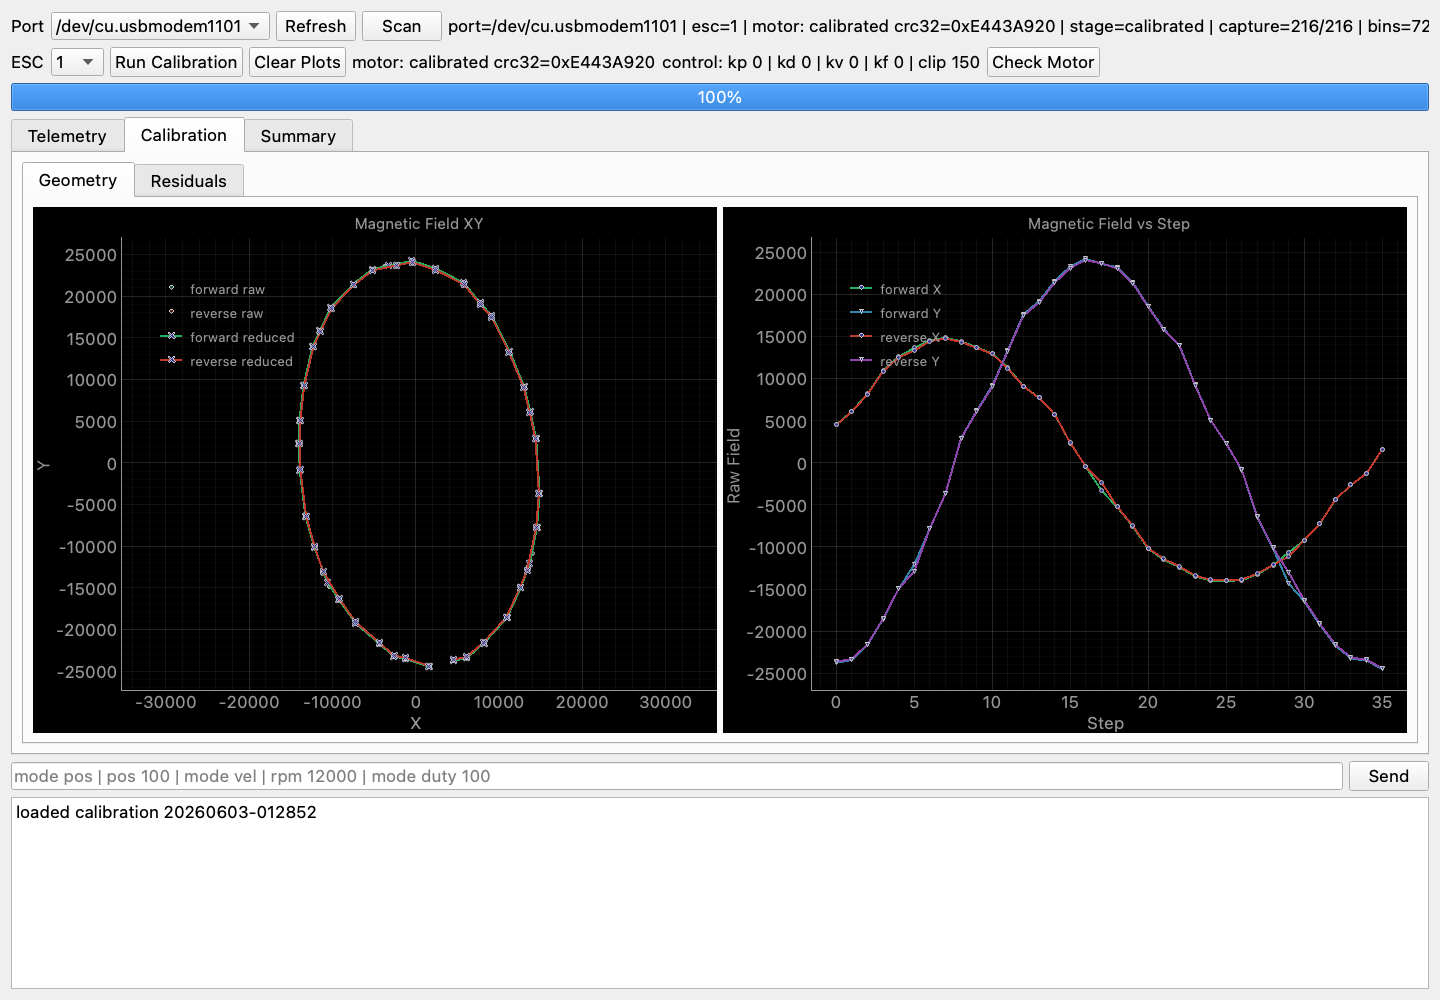

Write the Python code that produced this figure.
#!/usr/bin/env python3.11
from __future__ import annotations

import argparse
import csv
import dataclasses
import json
import math
import sys
import time
from collections import deque
from datetime import datetime
from glob import glob
from pathlib import Path
from typing import Any, Sequence

import numpy as np
import serial

try:
    from serial.tools import list_ports
except ImportError:
    list_ports = None

try:
    import pyqtgraph as pg
    import pyqtgraph.exporters
    from pyqtgraph.Qt import QtCore, QtWidgets
except ImportError as exc:
    raise SystemExit("Install pyqtgraph and a Qt binding.") from exc

TOOLS_DIR = Path(__file__).resolve().parent / "tools"
if str(TOOLS_DIR) not in sys.path:
    sys.path.insert(0, str(TOOLS_DIR))

from pennycal import (  # noqa: E402
    CAL_CAPTURE_TOTAL_POINTS,
    CAL_POINTS_PER_SWEEP,
    CAL_TOTAL_POINTS,
    DEFAULT_CHUNK_SIZE,
    CalibrationError,
    Control,
    EspBridge,
    Stm32Client,
    apply_affine_q20,
    capture_points,
    commit_calibration_blob,
    pseudo_index,
    reduce_capture_points,
    solve_capture,
)
from pnyproto import (  # noqa: E402
    RESULT_BAD_ARG,
    RESULT_BAD_STATE,
    RESULT_BUSY,
    RESULT_CRC,
    RESULT_FLASH,
    RESULT_NOT_CALIBRATED,
    RESULT_OK,
    RESULT_RANGE,
)

Signal = getattr(QtCore, "Signal", QtCore.pyqtSignal)

RESULTS_DIR = Path(__file__).resolve().parent / "penny-gui-sessions"
RAW_PLOT_WINDOW_S = 10.0
RAW_POLL_MS = 100
RAW_STATUS_TIMEOUT_S = 0.12
RAW_STATUS_ATTEMPTS = 1
TURN32_PER_REV = 65536.0
TURN32_TO_RAD = (2.0 * math.pi) / TURN32_PER_REV
RESULT_NAMES = {
    RESULT_OK: "ok",
    RESULT_BAD_STATE: "bad_state",
    RESULT_BAD_ARG: "bad_arg",
    RESULT_NOT_CALIBRATED: "not_calibrated",
    RESULT_BUSY: "busy",
    RESULT_RANGE: "range",
    RESULT_FLASH: "flash",
    RESULT_CRC: "crc",
}


def result_text(result: int) -> str:
    return RESULT_NAMES.get(int(result), f"unknown_{int(result)}")


def format_status(status) -> str:
    return (
        "result=%s(%d) mode=%d flags=0x%02X faults=0x%02X raw=(%d,%d,%d) angle_turn16=%d pos_turn32=%d vel_turn32_s=%d duty=%d mct_faults=%d"
        % (
            result_text(status.result),
            status.result,
            status.mode,
            status.flags,
            status.faults,
            status.x,
            status.y,
            status.z,
            status.angle_turn16,
            status.position_turn32,
            status.velocity_turn32_per_s,
            status.duty,
            status.mct_fault_count,
        )
    )


def calibration_progress_text(next_index: int, total_points: int) -> str:
    if total_points <= 0:
        return "capture"
    capped = max(0, min(next_index, total_points))
    per_dir = CAL_POINTS_PER_SWEEP * 3
    if capped < per_dir:
        direction = "forward"
        local = capped
    else:
        direction = "reverse"
        local = capped - per_dir
    rotation = min(3, (local // CAL_POINTS_PER_SWEEP) + 1)
    step = min(CAL_POINTS_PER_SWEEP, (local % CAL_POINTS_PER_SWEEP) + 1)
    return f"capture {direction} rot {rotation}/3 step {step}/{CAL_POINTS_PER_SWEEP} ({capped}/{total_points})"


def probe_error_text(exc: Exception) -> str:
    if isinstance(exc, serial.SerialException):
        return "motor: no serial port"
    text = str(exc).lower()
    if "no serial port" in text:
        return "motor: no serial port"
    if "bridge" in text:
        return "bridge: not recognized"
    if isinstance(exc, TimeoutError):
        return "motor: no ESC"
    return "motor: probe failed"


def serial_port_allowed(value: str, text: str = "") -> bool:
    combined = f"{value} {text}".lower()
    blocked = ("bluetooth", "debug", "incoming-port", "debug-console")
    return bool(value) and not any(token in combined for token in blocked)


def find_serial_port(pattern: str | None) -> str:
    if pattern:
        matches = [value for value in sorted(glob(pattern)) if serial_port_allowed(value)]
        return matches[0] if matches else (pattern if serial_port_allowed(pattern) else "")

    if list_ports is not None:
        ports = []
        for port_info in list_ports.comports():
            text = " ".join(
                [
                    port_info.device or "",
                    port_info.description or "",
                    port_info.manufacturer or "",
                    port_info.hwid or "",
                ]
            )
            if serial_port_allowed(port_info.device or "", text):
                ports.append(port_info)

        def score(port_info) -> tuple[int, str]:
            text = " ".join(
                [
                    port_info.device or "",
                    port_info.description or "",
                    port_info.manufacturer or "",
                    port_info.hwid or "",
                ]
            ).lower()
            value = 0
            if getattr(port_info, "vid", None) == 0x303A:
                value += 100
            if "esp32" in text or "espressif" in text:
                value += 80
            if "usbmodem" in text or "cdc" in text:
                value += 20
            return value, port_info.device or ""

        if ports:
            return sorted(ports, key=lambda item: (-score(item)[0], score(item)[1]))[0].device

    for port_pattern in ("/dev/cu.usbmodem*", "/dev/ttyACM*", "/dev/ttyUSB*"):
        matches = [value for value in sorted(glob(port_pattern)) if serial_port_allowed(value)]
        if matches:
            return matches[0]

    return ""


def list_serial_ports(preferred: str | None = None) -> list[str]:
    ports: list[str] = []
    seen: set[str] = set()

    def add_port(value: str) -> None:
        if serial_port_allowed(value) and value not in seen:
            seen.add(value)
            ports.append(value)

    if preferred:
        matches = sorted(glob(preferred)) if any(char in preferred for char in "*?[") else []
        if matches:
            for value in matches:
                add_port(value)
        elif Path(preferred).exists() and serial_port_allowed(preferred):
            add_port(preferred)

    if list_ports is not None:
        detected = list(list_ports.comports())

        def score(port_info) -> tuple[int, str]:
            text = " ".join(
                [
                    port_info.device or "",
                    port_info.description or "",
                    port_info.manufacturer or "",
                    port_info.hwid or "",
                ]
            ).lower()
            value = 0
            if getattr(port_info, "vid", None) == 0x303A:
                value += 100
            if "esp32" in text or "espressif" in text:
                value += 80
            if "usbmodem" in text or "cdc" in text:
                value += 20
            return value, port_info.device or ""

        for item in sorted(detected, key=lambda port_info: (-score(port_info)[0], score(port_info)[1])):
            text = " ".join(
                [
                    item.device or "",
                    item.description or "",
                    item.manufacturer or "",
                    item.hwid or "",
                ]
            )
            if serial_port_allowed(item.device or "", text):
                add_port(item.device or "")

    for port_pattern in ("/dev/cu.usbmodem*", "/dev/ttyACM*", "/dev/ttyUSB*"):
        for value in sorted(glob(port_pattern)):
            add_port(value)

    return ports


def port_available(port: str) -> bool:
    if not serial_port_allowed(port):
        return False
    if any(char in port for char in "*?["):
        return bool(glob(port))
    return Path(port).exists()


def clamp(value: int, low: int, high: int) -> int:
    return max(low, min(high, value))


def signed_turn16_error_deg(measured: int, target: float) -> float:
    delta = ((measured - target + 32768.0) % 65536.0) - 32768.0
    return float(delta) * 360.0 / 65536.0


def angle_from_xy(x: int, y: int, affine_q20: Sequence[int], angle_lut: Sequence[int]) -> int:
    xs = np.array([x], dtype=np.int64)
    ys = np.array([y], dtype=np.int64)
    u, v = apply_affine_q20(xs, ys, affine_q20)
    return int(angle_lut[pseudo_index(int(u[0]), int(v[0]))])


def to_serializable(value: Any) -> Any:
    if dataclasses.is_dataclass(value):
        return to_serializable(dataclasses.asdict(value))
    if isinstance(value, dict):
        return {str(key): to_serializable(item) for key, item in value.items()}
    if isinstance(value, list):
        return [to_serializable(item) for item in value]
    if isinstance(value, tuple):
        return [to_serializable(item) for item in value]
    if isinstance(value, Path):
        return str(value)
    if isinstance(value, np.generic):
        return value.item()
    return value


@dataclasses.dataclass
class StaticResult:
    raw_points: list[dict[str, Any]]
    reduced_points: list[dict[str, Any]]
    affine_q20: list[int] | None
    angle_lut: list[int] | None
    fit_max_error_deg: float | None
    sweep_delta_deg: float | None
    forward_angle_sign: int | None
    forward_sign_tests: list[dict[str, Any]] | None
    blob_crc32: int | None
    blob_size: int | None


@dataclasses.dataclass
class SessionData:
    mode: str
    port: str
    address: int
    export_dir: str
    started_at: str
    ended_at: str | None = None
    status: str = "not run"
    error: str | None = None
    static: StaticResult | None = None


@dataclasses.dataclass
class ScanResult:
    port: str
    found: list[int]
    status_text: str
    error: str | None = None


def capture_to_rows(points: Sequence[Any], total_per_dir: int | None = None) -> list[dict[str, Any]]:
    rows: list[dict[str, Any]] = []
    for point in sorted(points, key=lambda item: item.index):
        rows.append(
            {
                "index": int(point.index),
                "step_index": int(point.step_index),
                "sweep_dir": int(point.sweep_dir),
                "direction": "forward" if int(point.sweep_dir) == 0 else "reverse",
                "rotation": int(point.index // total_per_dir) if total_per_dir else "",
                "x": int(point.x),
                "y": int(point.y),
                "z": int(point.z),
                "xy_radius": int(point.xy_radius),
                "sample_spread": int(point.sample_spread),
                "duty": int(point.duty),
            }
        )
    return rows


def build_static_result(raw_points: Sequence[Any], reduced_points: Sequence[Any], solved) -> StaticResult:
    return StaticResult(
        raw_points=capture_to_rows(raw_points, CAL_POINTS_PER_SWEEP),
        reduced_points=capture_to_rows(reduced_points),
        affine_q20=[int(value) for value in solved.affine_q20],
        angle_lut=[int(value) for value in solved.angle_lut],
        fit_max_error_deg=float(solved.fit_max_error_deg),
        sweep_delta_deg=float(solved.sweep_delta_deg),
        forward_angle_sign=int(solved.forward_angle_sign),
        forward_sign_tests=None,
        blob_crc32=int(solved.blob_crc32),
        blob_size=len(solved.blob),
    )


def build_partial_static_result(raw_points: Sequence[Any], reduced_points: Sequence[Any]) -> StaticResult:
    return StaticResult(
        raw_points=capture_to_rows(raw_points, CAL_POINTS_PER_SWEEP),
        reduced_points=capture_to_rows(reduced_points),
        affine_q20=None,
        angle_lut=None,
        fit_max_error_deg=None,
        sweep_delta_deg=None,
        forward_angle_sign=None,
        forward_sign_tests=None,
        blob_crc32=None,
        blob_size=None,
    )


def session_from_metadata(path: Path) -> SessionData:
    with path.open(encoding="utf-8") as handle:
        data = json.load(handle)
    static_data = data["static"]
    static = StaticResult(
        raw_points=static_data["raw_points"],
        reduced_points=static_data["reduced_points"],
        affine_q20=static_data["affine_q20"],
        angle_lut=static_data["angle_lut"],
        fit_max_error_deg=static_data["fit_max_error_deg"],
        sweep_delta_deg=static_data["sweep_delta_deg"],
        forward_angle_sign=static_data["forward_angle_sign"],
        forward_sign_tests=static_data["forward_sign_tests"],
        blob_crc32=static_data["blob_crc32"],
        blob_size=static_data["blob_size"],
    )
    return SessionData(
        mode=data["mode"],
        port=data["port"],
        address=int(data["address"]),
        export_dir=data["export_dir"],
        started_at=data["started_at"],
        ended_at=data["ended_at"],
        status=data["status"],
        error=data["error"],
        static=static,
    )


def find_last_calibration() -> Path:
    if not RESULTS_DIR.exists():
        raise SystemExit(f"No penny-gui session directory found at {RESULTS_DIR}")
    for session_dir in sorted((path for path in RESULTS_DIR.iterdir() if path.is_dir()), reverse=True):
        metadata_path = session_dir / "run_metadata.json"
        if not metadata_path.exists():
            continue
        with metadata_path.open(encoding="utf-8") as handle:
            data = json.load(handle)
        static = data.get("static")
        if data.get("status") == "calibrated" and static and static.get("angle_lut"):
            return metadata_path
    raise SystemExit(f"No calibrated penny-gui session found in {RESULTS_DIR}")


class ScanWorker(QtCore.QThread):
    done = Signal(object)

    def __init__(self, port: str) -> None:
        super().__init__()
        self.port = port

    def run(self) -> None:
        if not self.port:
            self.done.emit(ScanResult(port="", found=[], status_text="motor: no serial port"))
            return

        found: list[int] = []
        try:
            with EspBridge(self.port) as bridge:
                bridge.enter_bridge("app")
                try:
                    client = Stm32Client(bridge.serial, address=0)
                    for address in range(16):
                        client.address = address
                        try:
                            client.get_status(timeout=RAW_STATUS_TIMEOUT_S, attempts=1)
                        except TimeoutError:
                            continue
                        found.append(address)
                finally:
                    bridge.exit_bridge()
        except Exception as exc:  # noqa: BLE001
            self.done.emit(ScanResult(port=self.port, found=[], status_text=probe_error_text(exc), error=str(exc)))
            return

        status_text = "motor: unknown" if found else "motor: no ESC"
        self.done.emit(ScanResult(port=self.port, found=found, status_text=status_text))


class TestWorker(QtCore.QThread):
    log = Signal(str)
    capture_status = Signal(int, int, int)
    capture_sample = Signal(int, int, int, int, int, int)
    upload = Signal(int, int)
    progress = Signal(int)
    session_ready = Signal(object)
    done = Signal(str)
    failed = Signal(str)

    def __init__(
        self,
        port: str,
        address: int,
        chunk_size: int,
    ) -> None:
        super().__init__()
        self.port = port
        self.address = address
        self.chunk_size = chunk_size

    def run(self) -> None:
        stamp = datetime.now().strftime("%Y%m%d-%H%M%S")
        export_dir = RESULTS_DIR / stamp
        session = SessionData(
            mode="static",
            port=self.port,
            address=self.address,
            export_dir=str(export_dir),
            started_at=datetime.now().isoformat(timespec="seconds"),
        )

        try:
            with EspBridge(self.port) as bridge:
                self.log.emit(f"open {self.port}")
                bridge.enter_bridge("app")
                self.log.emit("bridge app")
                try:
                    client = Stm32Client(bridge.serial, address=self.address)

                    self.progress.emit(1)
                    self.log.emit("brake motor")
                    status = client.brake()
                    if status.result != RESULT_OK:
                        raise CalibrationError(f"BRAKE failed with result {status.result}")
                    raw_points = capture_points(
                        client,
                        status_cb=self.on_capture_status,
                        sample_cb=self.on_capture_sample,
                    )
                    self.log.emit("average capture points")
                    reduced_points = reduce_capture_points(raw_points)
                    session.static = build_partial_static_result(raw_points, reduced_points)
                    self.log.emit("solve static map")
                    solved = solve_capture(reduced_points)
                    session.static = build_static_result(raw_points, reduced_points, solved)
                    self.log.emit(
                        "fit %.2f deg sweep %.2f deg crc32 0x%08X"
                        % (solved.fit_max_error_deg, solved.sweep_delta_deg, solved.blob_crc32)
                    )
                    self.log.emit("upload calibration")
                    info = commit_calibration_blob(client, solved, self.chunk_size, upload_cb=self.on_upload)
                    if session.static is not None:
                        session.static.blob_size = int(info.blob_size)
                        session.static.blob_crc32 = int(info.blob_crc32)
                    session.status = "calibrated"
                    self.progress.emit(80)
                    self.log.emit(
                        "calibrated crc32=0x%08X size=%d forward_sign=%+d"
                        % (info.blob_crc32, info.blob_size, solved.forward_angle_sign)
                    )
                finally:
                    bridge.exit_bridge()

            session.ended_at = datetime.now().isoformat(timespec="seconds")
            self.session_ready.emit(session)
            self.done.emit(session.status)
        except Exception as exc:  # noqa: BLE001
            session.error = str(exc)
            if session.status == "not run":
                session.status = "failed"
            session.ended_at = datetime.now().isoformat(timespec="seconds")
            self.session_ready.emit(session)
            self.failed.emit(str(exc))

    def on_capture_status(self, status) -> None:
        self.capture_status.emit(status.active, status.next_index, status.total_points)
        if status.total_points > 0:
            self.progress.emit((status.next_index * 60) // status.total_points)

    def on_capture_sample(self, _point_index: int, step_index: int, sweep_dir: int, status) -> None:
        self.capture_sample.emit(
            int(step_index),
            int(sweep_dir),
            int(status.x),
            int(status.y),
            int(status.z),
            int(status.faults),
        )

    def on_upload(self, done: int, total: int) -> None:
        self.upload.emit(done, total)
        if total > 0:
            self.progress.emit(60 + (done * 20) // total)


class Window:
    def __init__(self, port: str, address: int, chunk_size: int, auto: bool, session_path: Path) -> None:
        if not 0 <= address <= 0xF:
            raise SystemExit("ESC address must be 0-15")
        self.port = port
        self.address = address
        self.chunk_size = chunk_size
        self.auto = auto
        self.worker: TestWorker | None = None
        self.scan_worker: ScanWorker | None = None
        self.bridge: EspBridge | None = None
        self.client: Stm32Client | None = None
        self.control = Control()
        self.client_busy = False
        self.session: SessionData | None = None
        self.static_live_forward_x: list[int] = []
        self.static_live_forward_y: list[int] = []
        self.static_live_reverse_x: list[int] = []
        self.static_live_reverse_y: list[int] = []
        self.static_live_forward_step: list[int] = []
        self.static_live_reverse_step: list[int] = []
        self.raw_times: deque[float] = deque()
        self.raw_x_vals: deque[int] = deque()
        self.raw_y_vals: deque[int] = deque()
        self.raw_z_vals: deque[int] = deque()
        self.position_vals: deque[float] = deque()
        self.velocity_vals: deque[float] = deque()
        self.raw_start_time: float | None = None
        self.raw_paused = False
        self.raw_last_status = "waiting for data"
        self.raw_last_values = (0, 0, 0, 0, 0)
        self.device_calibration_text = "motor: unknown"

        self.app = QtWidgets.QApplication.instance() or QtWidgets.QApplication(sys.argv)
        self.app.aboutToQuit.connect(self.close_client)

        self.win = QtWidgets.QWidget()
        self.win.setWindowTitle("penny-gui")
        screen = self.app.primaryScreen()
        if screen is not None:
            available = screen.availableGeometry()
            width = clamp(available.width() - 40, 900, 1600)
            height = clamp(available.height() - 40, 760, 1200)
            self.win.resize(width, height)
        else:
            self.win.resize(1280, 960)

        layout = QtWidgets.QVBoxLayout(self.win)

        top_row = QtWidgets.QHBoxLayout()
        top_row.addWidget(QtWidgets.QLabel("Port"))
        self.port_box = QtWidgets.QComboBox()
        self.port_box.setMinimumWidth(180)
        self.port_box.setMaximumWidth(260)
        self.port_box.currentIndexChanged.connect(self.on_port_changed)
        top_row.addWidget(self.port_box)
        self.refresh_ports_button = QtWidgets.QPushButton("Refresh")
        self.refresh_ports_button.clicked.connect(self.refresh_ports)
        top_row.addWidget(self.refresh_ports_button)
        self.scan_button = QtWidgets.QPushButton("Scan")
        self.scan_button.clicked.connect(self.scan_addresses)
        top_row.addWidget(self.scan_button)

        self.status = QtWidgets.QLabel()
        self.status.setSizePolicy(QtWidgets.QSizePolicy.Policy.Ignored, QtWidgets.QSizePolicy.Policy.Preferred)
        top_row.addWidget(self.status, stretch=1)
        layout.addLayout(top_row)

        controls = QtWidgets.QHBoxLayout()
        controls.addWidget(QtWidgets.QLabel("ESC"))
        self.esc_box = QtWidgets.QComboBox()
        for esc in range(16):
            self.esc_box.addItem(str(esc), esc)
        index = self.esc_box.findData(self.address)
        if index >= 0:
            self.esc_box.setCurrentIndex(index)
        self.esc_box.currentIndexChanged.connect(self.on_esc_changed)
        controls.addWidget(self.esc_box)

        self.start_button = QtWidgets.QPushButton("Run Calibration")
        self.start_button.clicked.connect(lambda: self.start_worker())
        controls.addWidget(self.start_button)

        self.clear_button = QtWidgets.QPushButton("Clear Plots")
        self.clear_button.clicked.connect(self.clear_session)
        controls.addWidget(self.clear_button)

        self.device_calibration_label = QtWidgets.QLabel(self.device_calibration_text)
        controls.addWidget(self.device_calibration_label)

        self.control_label = QtWidgets.QLabel(self.control_text())
        controls.addWidget(self.control_label)

        self.check_motor_button = QtWidgets.QPushButton("Check Motor")
        self.check_motor_button.clicked.connect(self.check_motor_calibration)
        controls.addWidget(self.check_motor_button)
        controls.addStretch(1)
        layout.addLayout(controls)

        self.progress = QtWidgets.QProgressBar()
        self.progress.setRange(0, 100)
        layout.addWidget(self.progress)

        self.tabs = QtWidgets.QTabWidget()
        layout.addWidget(self.tabs, stretch=1)

        self.plot_widgets: list[tuple[str, pg.PlotWidget]] = []
        self.build_raw_tab()
        self.build_static_tab()
        self.build_session_tab()
        self.tabs.setCurrentWidget(self.raw_tab)

        terminal = QtWidgets.QHBoxLayout()
        self.command_line = QtWidgets.QLineEdit()
        self.command_line.setPlaceholderText("mode pos | pos 100 | mode vel | rpm 12000 | mode duty 100")
        self.command_line.returnPressed.connect(self.send_terminal_command)
        terminal.addWidget(self.command_line, stretch=1)
        self.command_button = QtWidgets.QPushButton("Send")
        self.command_button.clicked.connect(self.send_terminal_command)
        terminal.addWidget(self.command_button)
        layout.addLayout(terminal)

        self.log_box = QtWidgets.QPlainTextEdit()
        self.log_box.setReadOnly(True)
        layout.addWidget(self.log_box, stretch=0)

        self.stage_text = "not run"
        self.capture_count = 0
        self.bin_count = 0
        self.refresh_ports()
        self.refresh_status()
        self.load_saved_calibration(session_path)
        self.win.show()
        self.raw_timer = QtCore.QTimer()
        self.raw_timer.timeout.connect(self.poll_raw_status)

    def load_saved_calibration(self, session_path: Path) -> None:
        self.session = session_from_metadata(session_path)
        if self.session.static is None:
            raise SystemExit(f"No static calibration in {session_path}")
        self.port = self.session.port
        self.address = self.session.address
        port_index = self.port_box.findData(self.port)
        if port_index < 0 and self.port:
            self.port_box.addItem(self.port, self.port)
            port_index = self.port_box.findData(self.port)
        if port_index >= 0:
            self.port_box.setCurrentIndex(port_index)
        index = self.esc_box.findData(self.address)
        if index >= 0:
            self.esc_box.setCurrentIndex(index)
        self.capture_count = len(self.session.static.raw_points)
        self.stage_text = self.session.status
        if self.session.static.blob_crc32 is not None:
            self.device_calibration_text = "motor: calibrated crc32=0x%08X" % self.session.static.blob_crc32
        else:
            self.device_calibration_text = "motor: calibrated"
        self.progress.setValue(100)
        self.update_static_plots()
        self.update_summary()
        self.tabs.setCurrentWidget(self.static_tab)
        self.refresh_status()
        self.append_log(f"loaded calibration {session_path.parent.name}")

    def control_text(self) -> str:
        return (
            "control: kp %.3g | kd %.3g | kv %.3g | kf %d | clip %d"
            % (self.control.kp, self.control.kd, self.control.kv, self.control.kf, self.control.clip)
        )

    def update_control_label(self) -> None:
        self.control_label.setText(self.control_text())

    def make_scroll_tab(self) -> tuple[QtWidgets.QWidget, QtWidgets.QVBoxLayout]:
        outer = QtWidgets.QWidget()
        outer_layout = QtWidgets.QVBoxLayout(outer)
        scroll = QtWidgets.QScrollArea()
        scroll.setWidgetResizable(True)
        outer_layout.addWidget(scroll)
        inner = QtWidgets.QWidget()
        inner_layout = QtWidgets.QVBoxLayout(inner)
        scroll.setWidget(inner)
        return outer, inner_layout

    def add_plot(self, layout: QtWidgets.QGridLayout, row: int, col: int, title: str, key: str) -> pg.PlotWidget:
        plot = pg.PlotWidget(title=title)
        plot.showGrid(x=True, y=True, alpha=0.25)
        layout.addWidget(plot, row, col)
        self.plot_widgets.append((key, plot))
        return plot

    @staticmethod
    def reset_plot(plot: pg.PlotWidget) -> None:
        plot.clear()
        legend = plot.plotItem.legend
        if legend is not None:
            legend.clear()

    def add_static_live_curves(self) -> None:
        self.static_live_forward_curve = self.raw_xy_plot.plot(
            [],
            [],
            pen=None,
            symbol="o",
            symbolSize=5,
            symbolBrush=pg.mkBrush(46, 204, 113, 140),
            name="forward live",
        )
        self.static_live_reverse_curve = self.raw_xy_plot.plot(
            [],
            [],
            pen=None,
            symbol="o",
            symbolSize=5,
            symbolBrush=pg.mkBrush(231, 76, 60, 140),
            name="reverse live",
        )
        self.static_live_forward_x_curve = self.step_mag_plot.plot(
            [],
            [],
            pen=None,
            symbol="o",
            symbolSize=4,
            symbolBrush=pg.mkBrush(46, 204, 113, 140),
            name="forward live X",
        )
        self.static_live_forward_y_curve = self.step_mag_plot.plot(
            [],
            [],
            pen=None,
            symbol="t",
            symbolSize=4,
            symbolBrush=pg.mkBrush(46, 134, 171, 140),
            name="forward live Y",
        )
        self.static_live_reverse_x_curve = self.step_mag_plot.plot(
            [],
            [],
            pen=None,
            symbol="o",
            symbolSize=4,
            symbolBrush=pg.mkBrush(192, 57, 43, 140),
            name="reverse live X",
        )
        self.static_live_reverse_y_curve = self.step_mag_plot.plot(
            [],
            [],
            pen=None,
            symbol="t",
            symbolSize=4,
            symbolBrush=pg.mkBrush(142, 68, 173, 140),
            name="reverse live Y",
        )

    def clear_static_live_data(self) -> None:
        self.static_live_forward_x.clear()
        self.static_live_forward_y.clear()
        self.static_live_reverse_x.clear()
        self.static_live_reverse_y.clear()
        self.static_live_forward_step.clear()
        self.static_live_reverse_step.clear()
        self.static_live_forward_curve.setData([], [])
        self.static_live_reverse_curve.setData([], [])
        self.static_live_forward_x_curve.setData([], [])
        self.static_live_forward_y_curve.setData([], [])
        self.static_live_reverse_x_curve.setData([], [])
        self.static_live_reverse_y_curve.setData([], [])

    def reset_static_live_plots(self) -> None:
        self.reset_plot(self.raw_xy_plot)
        self.reset_plot(self.step_mag_plot)
        self.add_static_live_curves()
        self.clear_static_live_data()

    def build_raw_tab(self) -> None:
        tab = QtWidgets.QWidget()
        layout = QtWidgets.QVBoxLayout(tab)

        controls = QtWidgets.QHBoxLayout()
        self.raw_status_label = QtWidgets.QLabel("waiting for data")
        controls.addWidget(self.raw_status_label, stretch=1)

        self.raw_clear_button = QtWidgets.QPushButton("Clear")
        self.raw_clear_button.clicked.connect(self.clear_raw_data)
        controls.addWidget(self.raw_clear_button)

        self.raw_pause_button = QtWidgets.QPushButton("Pause")
        self.raw_pause_button.clicked.connect(self.toggle_raw_pause)
        controls.addWidget(self.raw_pause_button)
        layout.addLayout(controls)

        plots = QtWidgets.QGridLayout()
        plots.setColumnStretch(0, 1)
        plots.setColumnStretch(1, 1)
        plots.setRowStretch(0, 1)
        plots.setRowStretch(1, 1)
        layout.addLayout(plots, stretch=1)

        self.raw_mag_plot = pg.PlotWidget(title="Magnetic Field")
        self.raw_mag_plot.showGrid(x=True, y=True, alpha=0.25)
        self.raw_mag_plot.setLabel("bottom", "Time (s)")
        self.raw_mag_plot.setLabel("left", "Raw Field")
        self.raw_mag_plot.addLegend()
        plots.addWidget(self.raw_mag_plot, 0, 0, 2, 1)
        self.plot_widgets.append(("raw_magnetic", self.raw_mag_plot))

        self.raw_x_curve = self.raw_mag_plot.plot(name="X", pen=pg.mkPen("#e74c3c", width=2))
        self.raw_y_curve = self.raw_mag_plot.plot(name="Y", pen=pg.mkPen("#2ecc71", width=2))
        self.raw_z_curve = self.raw_mag_plot.plot(name="Z", pen=pg.mkPen("#3498db", width=2))

        self.position_plot = pg.PlotWidget(title="Position")
        self.position_plot.showGrid(x=True, y=True, alpha=0.25)
        self.position_plot.setLabel("bottom", "Time (s)")
        self.position_plot.setLabel("left", "Position (rad)")
        plots.addWidget(self.position_plot, 0, 1)
        self.plot_widgets.append(("position", self.position_plot))
        self.position_curve = self.position_plot.plot(pen=pg.mkPen("#8e44ad", width=2))

        self.velocity_plot = pg.PlotWidget(title="Velocity")
        self.velocity_plot.showGrid(x=True, y=True, alpha=0.25)
        self.velocity_plot.setLabel("bottom", "Time (s)")
        self.velocity_plot.setLabel("left", "Velocity (rpm)")
        plots.addWidget(self.velocity_plot, 1, 1)
        self.plot_widgets.append(("velocity", self.velocity_plot))
        self.velocity_curve = self.velocity_plot.plot(pen=pg.mkPen("#f39c12", width=2))

        self.raw_tab = tab
        self.tabs.addTab(tab, "Telemetry")

    def build_static_tab(self) -> None:
        tab = QtWidgets.QWidget()
        self.static_tab = tab
        layout = QtWidgets.QVBoxLayout(tab)

        subtabs = QtWidgets.QTabWidget()
        layout.addWidget(subtabs)

        geometry_tab = QtWidgets.QWidget()
        geometry_grid = QtWidgets.QGridLayout(geometry_tab)

        self.raw_xy_plot = self.add_plot(geometry_grid, 0, 0, "Magnetic Field XY", "static_raw_xy")
        self.raw_xy_plot.setLabel("bottom", "X")
        self.raw_xy_plot.setLabel("left", "Y")
        self.raw_xy_plot.setAspectLocked(True)
        self.raw_xy_plot.addLegend()

        self.step_mag_plot = self.add_plot(geometry_grid, 0, 1, "Magnetic Field vs Step", "static_step_mag")
        self.step_mag_plot.setLabel("bottom", "Step")
        self.step_mag_plot.setLabel("left", "Raw Field")
        self.step_mag_plot.addLegend()
        self.add_static_live_curves()
        subtabs.addTab(geometry_tab, "Geometry")

        residual_tab = QtWidgets.QWidget()
        residual_grid = QtWidgets.QGridLayout(residual_tab)
        self.residual_plot = self.add_plot(residual_grid, 0, 0, "Residual vs Step", "static_residual")
        self.residual_plot.setLabel("bottom", "Step")
        self.residual_plot.setLabel("left", "Error (deg)")
        self.residual_plot.addLegend()
        subtabs.addTab(residual_tab, "Residuals")

        self.tabs.addTab(tab, "Calibration")

    def build_session_tab(self) -> None:
        tab = QtWidgets.QWidget()
        layout = QtWidgets.QVBoxLayout(tab)

        header = QtWidgets.QHBoxLayout()
        header.addWidget(QtWidgets.QLabel("State"))
        self.badge_label = QtWidgets.QLabel("not run")
        font = self.badge_label.font()
        font.setPointSize(font.pointSize() + 6)
        font.setBold(True)
        self.badge_label.setFont(font)
        header.addWidget(self.badge_label)
        header.addStretch(1)
        layout.addLayout(header)

        self.summary_box = QtWidgets.QPlainTextEdit()
        self.summary_box.setReadOnly(True)
        layout.addWidget(self.summary_box, stretch=1)

        self.tabs.addTab(tab, "Summary")

    def clear_session(self) -> None:
        self.session = None
        self.capture_count = 0
        self.bin_count = 0
        self.progress.setValue(0)
        self.stage_text = "not run"
        self.device_calibration_text = "motor: unknown"
        self.device_calibration_label.setText(self.device_calibration_text)
        self.badge_label.setText("not run")
        self.summary_box.setPlainText("")
        for _, plot in self.plot_widgets:
            self.reset_plot(plot)
        self.add_static_live_curves()
        self.clear_static_live_data()
        self.raw_x_curve = self.raw_mag_plot.plot(name="X", pen=pg.mkPen("#e74c3c", width=2))
        self.raw_y_curve = self.raw_mag_plot.plot(name="Y", pen=pg.mkPen("#2ecc71", width=2))
        self.raw_z_curve = self.raw_mag_plot.plot(name="Z", pen=pg.mkPen("#3498db", width=2))
        self.position_curve = self.position_plot.plot(pen=pg.mkPen("#8e44ad", width=2))
        self.velocity_curve = self.velocity_plot.plot(pen=pg.mkPen("#f39c12", width=2))
        self.clear_raw_data()
        self.refresh_status()

    def append_log(self, text: str) -> None:
        self.log_box.appendPlainText(text)
        if self.auto:
            print(text, flush=True)

    def append_status(self, status) -> None:
        self.append_log(format_status(status))
        if status.result != RESULT_OK:
            self.append_log(f"error: command returned {result_text(status.result)}")

    def selected_port(self) -> str:
        value = self.port_box.currentData()
        if isinstance(value, str) and value:
            return value
        text = self.port_box.currentText().strip()
        if text:
            return text
        return self.port if port_available(self.port) else ""

    def refresh_ports(self) -> None:
        current = self.selected_port() if hasattr(self, "port_box") else self.port
        ports = list_serial_ports(current)
        if not ports and current:
            ports = [current]
        self.port_box.blockSignals(True)
        self.port_box.clear()
        for value in ports:
            self.port_box.addItem(value, value)
        index = self.port_box.findData(current)
        if index < 0 and ports:
            index = 0
        if index >= 0:
            self.port_box.setCurrentIndex(index)
            self.port = str(self.port_box.currentData())
        self.port_box.blockSignals(False)
        self.refresh_status()

    def scan_addresses(self) -> None:
        if self.worker is not None and self.worker.isRunning():
            self.append_log("error: stop current test before scanning")
            return
        if self.scan_worker is not None and self.scan_worker.isRunning():
            return
        if self.client_busy:
            self.append_log("error: serial busy")
            return

        self.client_busy = True
        self.scan_button.setEnabled(False)
        self.close_client()
        port = self.selected_port()
        self.device_calibration_text = "scan: running"
        self.refresh_status()
        self.append_log("scan start")
        self.scan_worker = ScanWorker(port)
        self.scan_worker.done.connect(self.on_scan_done)
        self.scan_worker.start()

    def on_scan_done(self, result: ScanResult) -> None:
        self.client_busy = False
        self.scan_button.setEnabled(True)
        self.device_calibration_text = result.status_text
        self.refresh_status()
        if result.error:
            self.append_log(f"scan error: {result.error}")
            self.scan_worker = None
            return
        if not result.found:
            if result.status_text == "motor: no serial port":
                self.append_log("scan found no serial port")
            elif result.status_text == "motor: no ESC":
                self.append_log("scan found no ESCs")
            self.scan_worker = None
            return

        found = result.found
        current = self.address
        self.esc_box.blockSignals(True)
        self.esc_box.clear()
        for address in found:
            self.esc_box.addItem(str(address), address)
        index = self.esc_box.findData(current)
        if index < 0:
            index = 0
        self.esc_box.setCurrentIndex(index)
        self.esc_box.blockSignals(False)
        self.address = int(self.esc_box.currentData())
        self.clear_raw_data()
        self.refresh_status()
        self.append_log("scan found: " + ", ".join(str(address) for address in found))
        self.client_busy = True
        try:
            self.ensure_client()
            self.refresh_device_calibration()
            self.append_log(f"connected esc {self.address}")
        except Exception as exc:  # noqa: BLE001
            self.close_client()
            self.device_calibration_text = probe_error_text(exc)
            self.refresh_status()
            self.append_log(f"connect error: {exc}")
        finally:
            self.client_busy = False
            self.scan_worker = None

    def on_port_changed(self) -> None:
        self.port = self.selected_port()
        self.close_client()
        self.device_calibration_text = "motor: unknown"
        self.clear_raw_data()
        self.refresh_status()

    def on_esc_changed(self) -> None:
        self.address = int(self.esc_box.currentData())
        self.clear_raw_data()
        if self.client is not None:
            self.client.address = self.address
        self.device_calibration_text = "motor: unknown"
        self.refresh_status()

    def refresh_status(self) -> None:
        self.device_calibration_label.setText(self.device_calibration_text)
        self.status.setText(
            "port=%s | esc=%d | %s | stage=%s | capture=%d/%d | bins=%d/%d"
            % (
                self.selected_port(),
                int(self.esc_box.currentData()),
                self.device_calibration_text,
                self.stage_text,
                self.capture_count,
                CAL_CAPTURE_TOTAL_POINTS,
                self.bin_count,
                CAL_TOTAL_POINTS,
            )
        )

    def set_running(self, running: bool) -> None:
        self.start_button.setEnabled(not running)
        self.clear_button.setEnabled(not running)
        self.port_box.setEnabled(not running)
        self.refresh_ports_button.setEnabled(not running)
        self.scan_button.setEnabled(not running)
        self.esc_box.setEnabled(not running)
        self.check_motor_button.setEnabled(not running)
        self.command_line.setEnabled(not running)
        self.command_button.setEnabled(not running)

    def set_device_calibration_from_status(self, status, info=None) -> None:
        if status.calibrated:
            if info is not None and info.valid:
                self.device_calibration_text = f"motor: calibrated crc32=0x{info.blob_crc32:08X}"
            else:
                self.device_calibration_text = "motor: calibrated"
        else:
            self.device_calibration_text = "motor: uncalibrated"
        self.refresh_status()

    def refresh_device_calibration(self) -> None:
        if not self.selected_port():
            self.device_calibration_text = "motor: no serial port"
            self.refresh_status()
            return
        client = self.ensure_client()
        status = client.get_status(timeout=RAW_STATUS_TIMEOUT_S, attempts=RAW_STATUS_ATTEMPTS)
        info = client.cal_info() if status.calibrated else None
        self.set_device_calibration_from_status(status, info)

    def check_motor_calibration(self) -> None:
        if self.worker is not None and self.worker.isRunning():
            self.append_log("error: stop current test before checking motor")
            return
        if self.client_busy:
            self.append_log("error: serial busy")
            return
        self.client_busy = True
        try:
            self.refresh_device_calibration()
            self.append_log(self.device_calibration_text)
        except Exception as exc:  # noqa: BLE001
            self.close_client()
            self.device_calibration_text = probe_error_text(exc)
            self.refresh_status()
            self.append_log(f"connect error: {exc}")
        finally:
            self.client_busy = False

    def toggle_raw_pause(self) -> None:
        self.raw_paused = not self.raw_paused
        self.raw_pause_button.setText("Resume" if self.raw_paused else "Pause")
        self.update_raw_status_label()

    def clear_raw_data(self) -> None:
        self.raw_times.clear()
        self.raw_x_vals.clear()
        self.raw_y_vals.clear()
        self.raw_z_vals.clear()
        self.position_vals.clear()
        self.velocity_vals.clear()
        self.raw_start_time = None
        self.raw_last_values = (0, 0, 0, 0, 0)
        self.raw_last_status = "waiting for data"
        self.raw_x_curve.setData([], [])
        self.raw_y_curve.setData([], [])
        self.raw_z_curve.setData([], [])
        self.position_curve.setData([], [])
        self.velocity_curve.setData([], [])
        self.update_raw_status_label()

    def update_raw_status_label(self) -> None:
        x, y, z, position, velocity = self.raw_last_values
        paused = "paused | " if self.raw_paused else ""
        self.raw_status_label.setText(
            f"port={self.selected_port()} | esc={int(self.esc_box.currentData())} | "
            f"X={x} Y={y} Z={z} | pos={position} vel={velocity} | {paused}{self.raw_last_status}"
        )

    def append_raw_sample(self, status) -> None:
        now = time.monotonic()
        if self.raw_start_time is None:
            self.raw_start_time = now
        sample_time = now - self.raw_start_time
        self.raw_times.append(sample_time)
        self.raw_x_vals.append(status.x)
        self.raw_y_vals.append(status.y)
        self.raw_z_vals.append(status.z)
        self.position_vals.append(float(status.position_turn32) * TURN32_TO_RAD)
        self.velocity_vals.append(float(status.velocity_turn32_per_s) * 60.0 / TURN32_PER_REV)
        self.raw_last_values = (status.x, status.y, status.z, status.position_turn32, status.velocity_turn32_per_s)
        cutoff = sample_time - RAW_PLOT_WINDOW_S
        while self.raw_times and self.raw_times[0] < cutoff:
            self.raw_times.popleft()
            self.raw_x_vals.popleft()
            self.raw_y_vals.popleft()
            self.raw_z_vals.popleft()
            self.position_vals.popleft()
            self.velocity_vals.popleft()

    def update_raw_plot(self) -> None:
        if not self.raw_times:
            return
        times = list(self.raw_times)
        self.raw_x_curve.setData(times, list(self.raw_x_vals))
        self.raw_y_curve.setData(times, list(self.raw_y_vals))
        self.raw_z_curve.setData(times, list(self.raw_z_vals))
        self.position_curve.setData(times, list(self.position_vals))
        self.velocity_curve.setData(times, list(self.velocity_vals))
        latest = times[-1]
        start = max(0.0, latest - RAW_PLOT_WINDOW_S)
        self.raw_mag_plot.setXRange(start, start + RAW_PLOT_WINDOW_S, padding=0.0)
        self.position_plot.setXRange(start, start + RAW_PLOT_WINDOW_S, padding=0.0)
        self.velocity_plot.setXRange(start, start + RAW_PLOT_WINDOW_S, padding=0.0)

    def poll_raw_status(self) -> None:
        if self.tabs.currentWidget() is not self.raw_tab:
            return
        if self.client_busy:
            return
        if self.worker is not None and self.worker.isRunning():
            self.raw_last_status = "test running"
            self.update_raw_status_label()
            return

        self.client_busy = True
        try:
            status = self.ensure_client().get_status(timeout=RAW_STATUS_TIMEOUT_S, attempts=RAW_STATUS_ATTEMPTS)
        except TimeoutError:
            self.raw_last_status = "dropped sample"
            self.update_raw_status_label()
        except (CalibrationError, serial.SerialException) as exc:
            self.close_client()
            self.device_calibration_text = probe_error_text(exc)
            self.raw_last_status = f"error: {exc}"
            self.update_raw_status_label()
        else:
            self.set_device_calibration_from_status(status)
            self.raw_last_status = "mode=%d flags=0x%02X faults=0x%02X mct_faults=%d" % (
                status.mode,
                status.flags,
                status.faults,
                status.mct_fault_count,
            )
            self.raw_last_values = (status.x, status.y, status.z, status.position_turn32, status.velocity_turn32_per_s)
            if not self.raw_paused:
                self.append_raw_sample(status)
                self.update_raw_plot()
            self.update_raw_status_label()
        finally:
            self.client_busy = False

    def ensure_client(self) -> Stm32Client:
        address = int(self.esc_box.currentData())
        port = self.selected_port()
        if not port:
            raise CalibrationError("no serial port selected")
        if self.bridge is None or self.client is None:
            self.bridge = EspBridge(port)
            try:
                self.bridge.enter_bridge("app")
                self.client = Stm32Client(self.bridge.serial, address=address)
            except Exception:
                self.close_client()
                raise
        self.port = port
        self.client.address = address
        return self.client

    def close_client(self) -> None:
        if self.bridge is None:
            self.client = None
            return
        try:
            try:
                self.bridge.exit_bridge()
            except Exception:
                pass
            self.bridge.close()
        finally:
            self.bridge = None
            self.client = None

    def send_terminal_command(self) -> None:
        text = self.command_line.text().strip()
        if not text:
            return
        self.command_line.clear()
        self.append_log(f"> {text}")
        if self.worker is not None and self.worker.isRunning():
            self.append_log("error: stop current test before sending commands")
            return
        if self.client_busy:
            self.append_log("error: serial busy")
            return
        self.client_busy = True
        try:
            self.run_terminal_command(text)
        except (CalibrationError, TimeoutError, ValueError, serial.SerialException) as exc:
            if isinstance(exc, (TimeoutError, serial.SerialException)):
                self.close_client()
            self.append_log(f"error: {exc}")
        finally:
            self.client_busy = False

    def run_terminal_command(self, text: str) -> None:
        parts = text.split()
        cmd = parts[0].lower()
        if cmd == "help":
            self.append_log("commands: status | control | kp/kd/kv <gain> | kf <duty> | clip <duty> | pos <rad> | vel <rad/s> | rpm <rpm> | mode pos|vel|duty [duty] | zero | brake | advance <deg>")
            self.append_log(self.control_text())
            return

        if cmd == "control":
            self.append_log(self.control_text())
            return

        client = self.ensure_client()

        if cmd == "status":
            status = client.get_status()
            info = client.cal_info() if status.calibrated else None
            self.set_device_calibration_from_status(status, info)
            self.append_status(status)
            self.append_log(self.device_calibration_text)
            self.append_log(self.control_text())
            return

        if cmd == "brake":
            self.control = Control(clip=self.control.clip)
            self.update_control_label()
            status = client.brake()
            self.set_device_calibration_from_status(status)
            self.append_status(status)
            self.append_log(self.control_text())
            return

        if cmd in ("zero", "zero_position", "zeropos"):
            if len(parts) != 1:
                raise ValueError("usage: zero")
            status = client.zero_position()
            self.set_device_calibration_from_status(status)
            self.append_status(status)
            return

        if cmd == "duty":
            if len(parts) != 2:
                raise ValueError("usage: duty <value>")
            duty = int(parts[1], 0)
            self.control = Control(kf=duty, clip=self.control.clip)
            self.update_control_label()
            status = client.set_control(self.control)
            self.set_device_calibration_from_status(status)
            self.append_status(status)
            self.append_log(self.control_text())
            return

        if cmd in ("kp", "kd", "kv"):
            if len(parts) != 2:
                raise ValueError(f"usage: {cmd} <gain>")
            setattr(self.control, cmd, float(parts[1]))
            self.update_control_label()
            status = client.set_control(self.control)
            self.set_device_calibration_from_status(status)
            self.append_status(status)
            self.append_log(self.control_text())
            return

        if cmd == "kf":
            if len(parts) != 2:
                raise ValueError("usage: kf <duty>")
            self.control.kf = int(parts[1], 0)
            self.update_control_label()
            status = client.set_control(self.control)
            self.set_device_calibration_from_status(status)
            self.append_status(status)
            self.append_log(self.control_text())
            return

        if cmd == "clip":
            if len(parts) != 2:
                raise ValueError("usage: clip <duty>")
            self.control.clip = int(parts[1], 0)
            self.update_control_label()
            status = client.set_control(self.control)
            self.set_device_calibration_from_status(status)
            self.append_status(status)
            self.append_log(self.control_text())
            return

        if cmd == "mode":
            if len(parts) not in (2, 3):
                raise ValueError("usage: mode pos|vel|duty [duty]")
            mode = parts[1].lower()
            if mode == "pos":
                status = client.brake()
                self.set_device_calibration_from_status(status)
                self.control = Control(kp=100.0, kd=0.10, kv=0.0, kf=0, clip=150)
                status = client.set_position(status.position_turn32)
                self.set_device_calibration_from_status(status)
            elif mode == "vel":
                self.control = Control(kp=0.0, kd=0.10, kv=0.06, kf=0, clip=150)
            elif mode == "duty":
                duty = int(parts[2], 0) if len(parts) == 3 else 0
                self.control = Control(kp=0.0, kd=0.0, kv=0.0, kf=duty, clip=self.control.clip)
            else:
                raise ValueError("usage: mode pos|vel|duty [duty]")
            self.update_control_label()
            status = client.set_control(self.control)
            self.set_device_calibration_from_status(status)
            self.append_status(status)
            self.append_log(self.control_text())
            return

        if cmd == "advance":
            if len(parts) != 2:
                raise ValueError("usage: advance <deg>")
            advance_deg = int(parts[1], 0)
            status = client.set_advance_deg(advance_deg)
            self.set_device_calibration_from_status(status)
            self.append_log(f"advance={advance_deg}")
            self.append_status(status)
            return

        if cmd in ("position", "pos"):
            if len(parts) != 2:
                raise ValueError("usage: position <rad>")
            position_rad = float(parts[1])
            client.send_position_rad(position_rad)
            self.append_log(f"position sent {position_rad:g}")
            return

        if cmd == "vel":
            if len(parts) != 2:
                raise ValueError("usage: vel <rad/s>")
            status = client.set_velocity_rad_s(float(parts[1]))
            self.set_device_calibration_from_status(status)
            self.append_status(status)
            return

        if cmd == "rpm":
            if len(parts) != 2:
                raise ValueError("usage: rpm <rpm>")
            status = client.set_velocity_rpm(float(parts[1]))
            self.set_device_calibration_from_status(status)
            self.append_status(status)
            return

        raise ValueError("unknown command")

    def start_worker(self) -> None:
        if self.worker is not None and self.worker.isRunning():
            return

        self.close_client()
        self.capture_count = 0
        self.bin_count = 0
        self.reset_static_live_plots()
        self.address = int(self.esc_box.currentData())
        self.port = self.selected_port()
        self.stage_text = "calibration start"
        self.device_calibration_text = "motor: calibrating"
        self.refresh_status()
        self.tabs.setCurrentWidget(self.static_tab)
        self.append_log("start calibration")
        self.set_running(True)

        self.worker = TestWorker(
            port=self.port,
            address=self.address,
            chunk_size=self.chunk_size,
        )
        self.worker.log.connect(self.on_log)
        self.worker.capture_status.connect(self.on_capture_status)
        self.worker.capture_sample.connect(self.on_capture_sample)
        self.worker.upload.connect(self.on_upload)
        self.worker.progress.connect(self.progress.setValue)
        self.worker.session_ready.connect(self.on_session_ready)
        self.worker.done.connect(self.on_done)
        self.worker.failed.connect(self.on_failed)
        self.worker.start()

    def on_log(self, text: str) -> None:
        self.stage_text = text
        self.append_log(text)
        self.refresh_status()

    def on_capture_status(self, active: int, next_index: int, _total: int) -> None:
        self.capture_count = next_index
        self.stage_text = calibration_progress_text(next_index, CAL_CAPTURE_TOTAL_POINTS) if active else "capture done"
        self.refresh_status()

    def on_capture_sample(self, step_index: int, sweep_dir: int, x: int, y: int, _z: int, _faults: int) -> None:
        if sweep_dir == 0:
            self.static_live_forward_step.append(step_index)
            self.static_live_forward_x.append(x)
            self.static_live_forward_y.append(y)
            self.static_live_forward_curve.setData(self.static_live_forward_x, self.static_live_forward_y)
            self.static_live_forward_x_curve.setData(self.static_live_forward_step, self.static_live_forward_x)
            self.static_live_forward_y_curve.setData(self.static_live_forward_step, self.static_live_forward_y)
        else:
            self.static_live_reverse_step.append(step_index)
            self.static_live_reverse_x.append(x)
            self.static_live_reverse_y.append(y)
            self.static_live_reverse_curve.setData(self.static_live_reverse_x, self.static_live_reverse_y)
            self.static_live_reverse_x_curve.setData(self.static_live_reverse_step, self.static_live_reverse_x)
            self.static_live_reverse_y_curve.setData(self.static_live_reverse_step, self.static_live_reverse_y)

    def on_upload(self, done: int, total: int) -> None:
        self.stage_text = "upload"
        if total > 0:
            self.bin_count = CAL_TOTAL_POINTS
        self.refresh_status()

    def on_session_ready(self, session: SessionData) -> None:
        self.session = session
        self.update_static_plots()
        self.update_summary()
        self.export_session()

    def on_done(self, text: str) -> None:
        self.stage_text = text
        if self.session is not None and self.session.static is not None and self.session.static.blob_crc32 is not None:
            self.device_calibration_text = "motor: calibrated crc32=0x%08X" % self.session.static.blob_crc32
        self.progress.setValue(100)
        self.append_log(text)
        self.set_running(False)
        self.refresh_status()
        if self.auto:
            QtCore.QTimer.singleShot(200, self.app.quit)

    def on_failed(self, text: str) -> None:
        self.stage_text = "failed"
        self.device_calibration_text = "motor: unknown"
        self.append_log(f"error: {text}")
        self.set_running(False)
        self.refresh_status()
        if self.auto:
            self.app.exit(1)

    def update_static_plots(self) -> None:
        if self.session is None or self.session.static is None:
            return

        static = self.session.static
        self.reset_plot(self.raw_xy_plot)
        raw_forward_x = [row["x"] for row in static.raw_points if row["sweep_dir"] == 0]
        raw_forward_y = [row["y"] for row in static.raw_points if row["sweep_dir"] == 0]
        raw_reverse_x = [row["x"] for row in static.raw_points if row["sweep_dir"] == 1]
        raw_reverse_y = [row["y"] for row in static.raw_points if row["sweep_dir"] == 1]
        self.raw_xy_plot.plot(
            raw_forward_x,
            raw_forward_y,
            pen=None,
            symbol="o",
            symbolSize=4,
            symbolBrush=pg.mkBrush(46, 204, 113, 100),
            name="forward raw",
        )
        self.raw_xy_plot.plot(
            raw_reverse_x,
            raw_reverse_y,
            pen=None,
            symbol="o",
            symbolSize=4,
            symbolBrush=pg.mkBrush(231, 76, 60, 100),
            name="reverse raw",
        )

        reduced = sorted(static.reduced_points, key=lambda row: row["index"])
        fwd = sorted((row for row in reduced if row["sweep_dir"] == 0), key=lambda row: row["step_index"])
        rev = sorted((row for row in reduced if row["sweep_dir"] == 1), key=lambda row: row["step_index"])
        self.raw_xy_plot.plot(
            [row["x"] for row in fwd],
            [row["y"] for row in fwd],
            pen=pg.mkPen("#27ae60", width=2),
            symbol="x",
            symbolSize=8,
            name="forward reduced",
        )
        self.raw_xy_plot.plot(
            [row["x"] for row in rev],
            [row["y"] for row in rev],
            pen=pg.mkPen("#c0392b", width=2),
            symbol="x",
            symbolSize=8,
            name="reverse reduced",
        )

        self.reset_plot(self.step_mag_plot)
        for rows, prefix, x_color, y_color in (
            (fwd, "forward", "#27ae60", "#2e86ab"),
            (rev, "reverse", "#c0392b", "#8e44ad"),
        ):
            steps = [row["step_index"] for row in rows]
            self.step_mag_plot.plot(
                steps,
                [row["x"] for row in rows],
                pen=pg.mkPen(x_color, width=2),
                symbol="o",
                symbolSize=4,
                name=f"{prefix} X",
            )
            self.step_mag_plot.plot(
                steps,
                [row["y"] for row in rows],
                pen=pg.mkPen(y_color, width=2),
                symbol="t",
                symbolSize=4,
                name=f"{prefix} Y",
            )

        if static.affine_q20 is None or static.angle_lut is None:
            self.bin_count = len(static.reduced_points)
            self.refresh_status()
            return

        self.reset_plot(self.residual_plot)
        coeffs = static.affine_q20
        lut = static.angle_lut

        step_x = list(range(CAL_POINTS_PER_SWEEP))
        forward_err: list[float] = []
        reverse_err: list[float] = []
        target_turn16 = np.arange(CAL_POINTS_PER_SWEEP, dtype=np.float64) * (65536.0 / CAL_POINTS_PER_SWEEP)
        for step in range(CAL_POINTS_PER_SWEEP):
            fa = angle_from_xy(fwd[step]["x"], fwd[step]["y"], coeffs, lut)
            ra = angle_from_xy(rev[step]["x"], rev[step]["y"], coeffs, lut)
            forward_err.append(signed_turn16_error_deg(fa, target_turn16[step]))
            reverse_err.append(signed_turn16_error_deg(ra, target_turn16[step]))
        even = [(f + r) * 0.5 for f, r in zip(forward_err, reverse_err)]
        hyst = [(f - r) * 0.5 for f, r in zip(forward_err, reverse_err)]
        self.residual_plot.plot(step_x, forward_err, pen=pg.mkPen("#27ae60", width=2), name="forward")
        self.residual_plot.plot(step_x, reverse_err, pen=pg.mkPen("#c0392b", width=2), name="reverse")
        self.residual_plot.plot(step_x, even, pen=pg.mkPen("#2980b9", width=2), name="even")
        self.residual_plot.plot(step_x, hyst, pen=pg.mkPen("#8e44ad", width=2), name="hysteresis")
        self.bin_count = CAL_TOTAL_POINTS
        self.refresh_status()

    def update_summary(self) -> None:
        if self.session is None:
            self.badge_label.setText("not run")
            self.summary_box.setPlainText("")
            return

        self.badge_label.setText(self.session.status)
        lines = [
            f"mode: {self.session.mode}",
            f"port: {self.session.port}",
            f"esc: {self.session.address}",
            f"started: {self.session.started_at}",
            f"ended: {self.session.ended_at or '-'}",
            f"export: {self.session.export_dir}",
        ]
        if self.session.static is not None:
            lines.extend(["", "static:"])
            if self.session.static.fit_max_error_deg is not None:
                lines.append(f"  fit max error: {self.session.static.fit_max_error_deg:.2f} deg")
            if self.session.static.sweep_delta_deg is not None:
                lines.append(f"  sweep delta: {self.session.static.sweep_delta_deg:.2f} deg")
            if self.session.static.forward_angle_sign is not None:
                lines.append(f"  forward angle sign: {self.session.static.forward_angle_sign:+d}")
            if self.session.static.blob_crc32 is not None:
                lines.append(f"  blob crc32: 0x{self.session.static.blob_crc32:08X}")
            if self.session.static.fit_max_error_deg is None:
                lines.append("  solve: failed before calibration blob was built")
        if self.session.error:
            lines.extend(["", f"error: {self.session.error}"])
        self.summary_box.setPlainText("\n".join(lines))

    def export_session(self) -> None:
        if self.session is None:
            return
        export_dir = Path(self.session.export_dir)
        export_dir.mkdir(parents=True, exist_ok=True)

        metadata = to_serializable(self.session)
        with (export_dir / "run_metadata.json").open("w", encoding="utf-8") as handle:
            json.dump(metadata, handle, indent=2, sort_keys=True)

        if self.session.static is not None:
            self.write_csv(export_dir / "static_raw.csv", self.session.static.raw_points)
            self.write_csv(export_dir / "static_reduced.csv", self.session.static.reduced_points)
            if self.session.static.affine_q20 is not None:
                summary = {
                    "fit_max_error_deg": self.session.static.fit_max_error_deg,
                    "sweep_delta_deg": self.session.static.sweep_delta_deg,
                    "forward_angle_sign": self.session.static.forward_angle_sign,
                    "forward_sign_tests": self.session.static.forward_sign_tests,
                    "blob_crc32": self.session.static.blob_crc32,
                    "blob_size": self.session.static.blob_size,
                    "affine_q20": self.session.static.affine_q20,
                }
                with (export_dir / "static_summary.json").open("w", encoding="utf-8") as handle:
                    json.dump(to_serializable(summary), handle, indent=2, sort_keys=True)

        for key, plot in self.plot_widgets:
            path = export_dir / f"{key}.png"
            exporter = pyqtgraph.exporters.ImageExporter(plot.plotItem)
            exporter.export(str(path))

    @staticmethod
    def write_csv(path: Path, rows: Sequence[dict[str, Any]]) -> None:
        if not rows:
            path.write_text("", encoding="utf-8")
            return
        fieldnames: list[str] = []
        for row in rows:
            for key in row:
                if key not in fieldnames:
                    fieldnames.append(key)
        with path.open("w", newline="", encoding="utf-8") as handle:
            writer = csv.DictWriter(handle, fieldnames=fieldnames)
            writer.writeheader()
            for row in rows:
                writer.writerow({key: to_serializable(value) for key, value in row.items()})


def main() -> int:
    parser = argparse.ArgumentParser(description="penny-gui saved calibration viewer")
    parser.add_argument("--port")
    parser.add_argument("--address", type=int, default=1)
    parser.add_argument("--chunk-size", type=int, default=DEFAULT_CHUNK_SIZE)
    parser.add_argument("--session", type=Path, default=None, help="run_metadata.json or session directory")
    parser.add_argument("--auto", action="store_true", help=argparse.SUPPRESS)
    args = parser.parse_args()

    session_path = args.session if args.session is not None else find_last_calibration()
    if session_path.is_dir():
        session_path = session_path / "run_metadata.json"
    port = find_serial_port(args.port)
    window = Window(port, args.address, args.chunk_size, args.auto, session_path)
    return window.app.exec()


if __name__ == "__main__":
    raise SystemExit(main())
